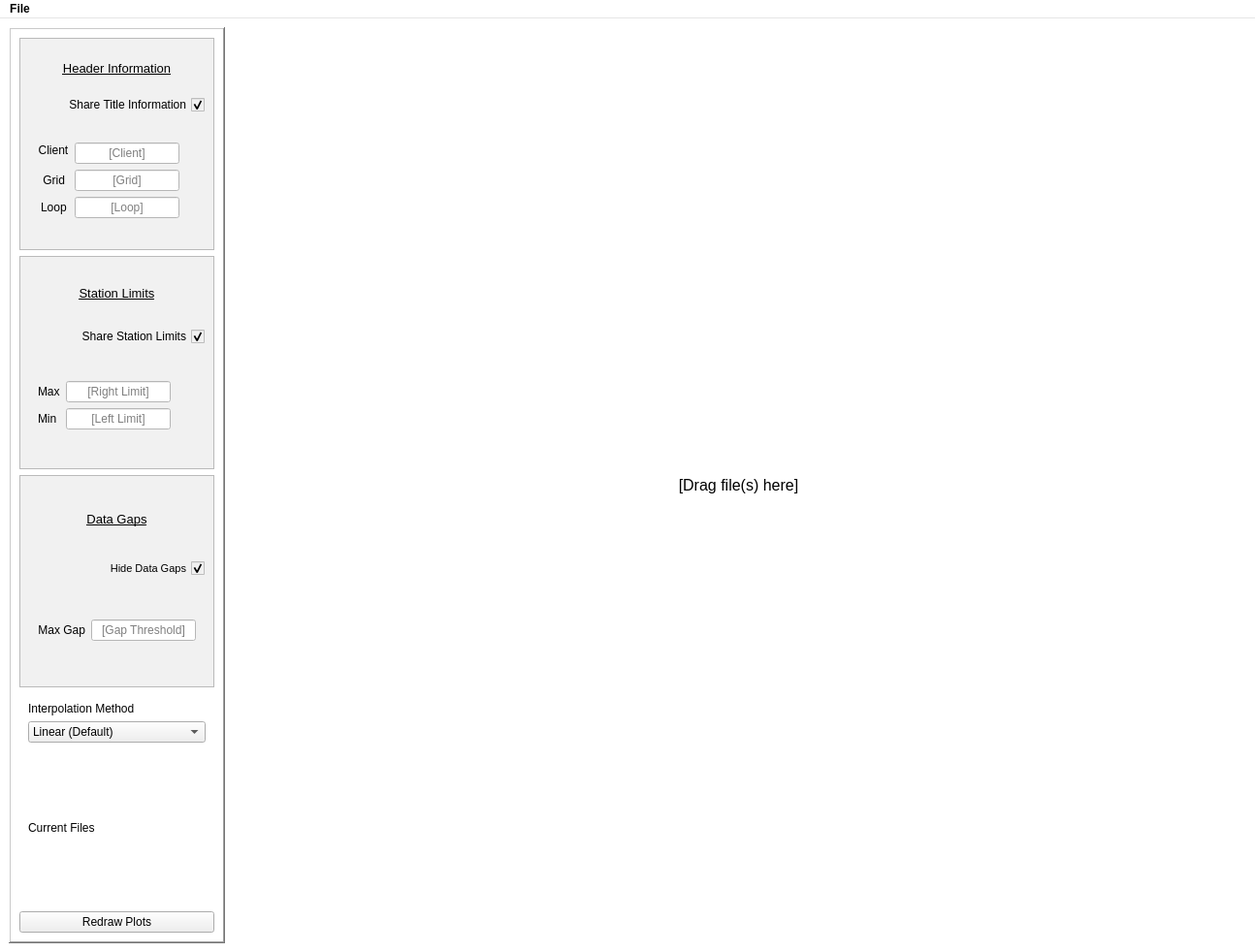
<?xml version="1.0" encoding="UTF-8"?>
<ui version="4.0">
 <class>MainWindow</class>
 <widget class="QMainWindow" name="MainWindow">
  <property name="enabled">
   <bool>true</bool>
  </property>
  <property name="geometry">
   <rect>
    <x>0</x>
    <y>0</y>
    <width>1294</width>
    <height>982</height>
   </rect>
  </property>
  <property name="sizePolicy">
   <sizepolicy hsizetype="MinimumExpanding" vsizetype="MinimumExpanding">
    <horstretch>0</horstretch>
    <verstretch>0</verstretch>
   </sizepolicy>
  </property>
  <property name="palette">
   <palette>
    <active>
     <colorrole role="WindowText">
      <brush brushstyle="SolidPattern">
       <color alpha="255">
        <red>0</red>
        <green>0</green>
        <blue>0</blue>
       </color>
      </brush>
     </colorrole>
     <colorrole role="Button">
      <brush brushstyle="SolidPattern">
       <color alpha="255">
        <red>255</red>
        <green>255</green>
        <blue>255</blue>
       </color>
      </brush>
     </colorrole>
     <colorrole role="Light">
      <brush brushstyle="SolidPattern">
       <color alpha="255">
        <red>255</red>
        <green>255</green>
        <blue>255</blue>
       </color>
      </brush>
     </colorrole>
     <colorrole role="Midlight">
      <brush brushstyle="SolidPattern">
       <color alpha="255">
        <red>255</red>
        <green>255</green>
        <blue>255</blue>
       </color>
      </brush>
     </colorrole>
     <colorrole role="Dark">
      <brush brushstyle="SolidPattern">
       <color alpha="255">
        <red>127</red>
        <green>127</green>
        <blue>127</blue>
       </color>
      </brush>
     </colorrole>
     <colorrole role="Mid">
      <brush brushstyle="SolidPattern">
       <color alpha="255">
        <red>170</red>
        <green>170</green>
        <blue>170</blue>
       </color>
      </brush>
     </colorrole>
     <colorrole role="Text">
      <brush brushstyle="SolidPattern">
       <color alpha="255">
        <red>0</red>
        <green>0</green>
        <blue>0</blue>
       </color>
      </brush>
     </colorrole>
     <colorrole role="BrightText">
      <brush brushstyle="SolidPattern">
       <color alpha="255">
        <red>255</red>
        <green>255</green>
        <blue>255</blue>
       </color>
      </brush>
     </colorrole>
     <colorrole role="ButtonText">
      <brush brushstyle="SolidPattern">
       <color alpha="255">
        <red>0</red>
        <green>0</green>
        <blue>0</blue>
       </color>
      </brush>
     </colorrole>
     <colorrole role="Base">
      <brush brushstyle="SolidPattern">
       <color alpha="255">
        <red>255</red>
        <green>255</green>
        <blue>255</blue>
       </color>
      </brush>
     </colorrole>
     <colorrole role="Window">
      <brush brushstyle="SolidPattern">
       <color alpha="255">
        <red>255</red>
        <green>255</green>
        <blue>255</blue>
       </color>
      </brush>
     </colorrole>
     <colorrole role="Shadow">
      <brush brushstyle="SolidPattern">
       <color alpha="255">
        <red>0</red>
        <green>0</green>
        <blue>0</blue>
       </color>
      </brush>
     </colorrole>
     <colorrole role="AlternateBase">
      <brush brushstyle="SolidPattern">
       <color alpha="255">
        <red>255</red>
        <green>255</green>
        <blue>255</blue>
       </color>
      </brush>
     </colorrole>
     <colorrole role="ToolTipBase">
      <brush brushstyle="SolidPattern">
       <color alpha="255">
        <red>255</red>
        <green>255</green>
        <blue>220</blue>
       </color>
      </brush>
     </colorrole>
     <colorrole role="ToolTipText">
      <brush brushstyle="SolidPattern">
       <color alpha="255">
        <red>0</red>
        <green>0</green>
        <blue>0</blue>
       </color>
      </brush>
     </colorrole>
     <colorrole role="PlaceholderText">
      <brush brushstyle="SolidPattern">
       <color alpha="128">
        <red>0</red>
        <green>0</green>
        <blue>0</blue>
       </color>
      </brush>
     </colorrole>
    </active>
    <inactive>
     <colorrole role="WindowText">
      <brush brushstyle="SolidPattern">
       <color alpha="255">
        <red>0</red>
        <green>0</green>
        <blue>0</blue>
       </color>
      </brush>
     </colorrole>
     <colorrole role="Button">
      <brush brushstyle="SolidPattern">
       <color alpha="255">
        <red>255</red>
        <green>255</green>
        <blue>255</blue>
       </color>
      </brush>
     </colorrole>
     <colorrole role="Light">
      <brush brushstyle="SolidPattern">
       <color alpha="255">
        <red>255</red>
        <green>255</green>
        <blue>255</blue>
       </color>
      </brush>
     </colorrole>
     <colorrole role="Midlight">
      <brush brushstyle="SolidPattern">
       <color alpha="255">
        <red>255</red>
        <green>255</green>
        <blue>255</blue>
       </color>
      </brush>
     </colorrole>
     <colorrole role="Dark">
      <brush brushstyle="SolidPattern">
       <color alpha="255">
        <red>127</red>
        <green>127</green>
        <blue>127</blue>
       </color>
      </brush>
     </colorrole>
     <colorrole role="Mid">
      <brush brushstyle="SolidPattern">
       <color alpha="255">
        <red>170</red>
        <green>170</green>
        <blue>170</blue>
       </color>
      </brush>
     </colorrole>
     <colorrole role="Text">
      <brush brushstyle="SolidPattern">
       <color alpha="255">
        <red>0</red>
        <green>0</green>
        <blue>0</blue>
       </color>
      </brush>
     </colorrole>
     <colorrole role="BrightText">
      <brush brushstyle="SolidPattern">
       <color alpha="255">
        <red>255</red>
        <green>255</green>
        <blue>255</blue>
       </color>
      </brush>
     </colorrole>
     <colorrole role="ButtonText">
      <brush brushstyle="SolidPattern">
       <color alpha="255">
        <red>0</red>
        <green>0</green>
        <blue>0</blue>
       </color>
      </brush>
     </colorrole>
     <colorrole role="Base">
      <brush brushstyle="SolidPattern">
       <color alpha="255">
        <red>255</red>
        <green>255</green>
        <blue>255</blue>
       </color>
      </brush>
     </colorrole>
     <colorrole role="Window">
      <brush brushstyle="SolidPattern">
       <color alpha="255">
        <red>255</red>
        <green>255</green>
        <blue>255</blue>
       </color>
      </brush>
     </colorrole>
     <colorrole role="Shadow">
      <brush brushstyle="SolidPattern">
       <color alpha="255">
        <red>0</red>
        <green>0</green>
        <blue>0</blue>
       </color>
      </brush>
     </colorrole>
     <colorrole role="AlternateBase">
      <brush brushstyle="SolidPattern">
       <color alpha="255">
        <red>255</red>
        <green>255</green>
        <blue>255</blue>
       </color>
      </brush>
     </colorrole>
     <colorrole role="ToolTipBase">
      <brush brushstyle="SolidPattern">
       <color alpha="255">
        <red>255</red>
        <green>255</green>
        <blue>220</blue>
       </color>
      </brush>
     </colorrole>
     <colorrole role="ToolTipText">
      <brush brushstyle="SolidPattern">
       <color alpha="255">
        <red>0</red>
        <green>0</green>
        <blue>0</blue>
       </color>
      </brush>
     </colorrole>
     <colorrole role="PlaceholderText">
      <brush brushstyle="SolidPattern">
       <color alpha="128">
        <red>0</red>
        <green>0</green>
        <blue>0</blue>
       </color>
      </brush>
     </colorrole>
    </inactive>
    <disabled>
     <colorrole role="WindowText">
      <brush brushstyle="SolidPattern">
       <color alpha="255">
        <red>127</red>
        <green>127</green>
        <blue>127</blue>
       </color>
      </brush>
     </colorrole>
     <colorrole role="Button">
      <brush brushstyle="SolidPattern">
       <color alpha="255">
        <red>255</red>
        <green>255</green>
        <blue>255</blue>
       </color>
      </brush>
     </colorrole>
     <colorrole role="Light">
      <brush brushstyle="SolidPattern">
       <color alpha="255">
        <red>255</red>
        <green>255</green>
        <blue>255</blue>
       </color>
      </brush>
     </colorrole>
     <colorrole role="Midlight">
      <brush brushstyle="SolidPattern">
       <color alpha="255">
        <red>255</red>
        <green>255</green>
        <blue>255</blue>
       </color>
      </brush>
     </colorrole>
     <colorrole role="Dark">
      <brush brushstyle="SolidPattern">
       <color alpha="255">
        <red>127</red>
        <green>127</green>
        <blue>127</blue>
       </color>
      </brush>
     </colorrole>
     <colorrole role="Mid">
      <brush brushstyle="SolidPattern">
       <color alpha="255">
        <red>170</red>
        <green>170</green>
        <blue>170</blue>
       </color>
      </brush>
     </colorrole>
     <colorrole role="Text">
      <brush brushstyle="SolidPattern">
       <color alpha="255">
        <red>127</red>
        <green>127</green>
        <blue>127</blue>
       </color>
      </brush>
     </colorrole>
     <colorrole role="BrightText">
      <brush brushstyle="SolidPattern">
       <color alpha="255">
        <red>255</red>
        <green>255</green>
        <blue>255</blue>
       </color>
      </brush>
     </colorrole>
     <colorrole role="ButtonText">
      <brush brushstyle="SolidPattern">
       <color alpha="255">
        <red>127</red>
        <green>127</green>
        <blue>127</blue>
       </color>
      </brush>
     </colorrole>
     <colorrole role="Base">
      <brush brushstyle="SolidPattern">
       <color alpha="255">
        <red>255</red>
        <green>255</green>
        <blue>255</blue>
       </color>
      </brush>
     </colorrole>
     <colorrole role="Window">
      <brush brushstyle="SolidPattern">
       <color alpha="255">
        <red>255</red>
        <green>255</green>
        <blue>255</blue>
       </color>
      </brush>
     </colorrole>
     <colorrole role="Shadow">
      <brush brushstyle="SolidPattern">
       <color alpha="255">
        <red>0</red>
        <green>0</green>
        <blue>0</blue>
       </color>
      </brush>
     </colorrole>
     <colorrole role="AlternateBase">
      <brush brushstyle="SolidPattern">
       <color alpha="255">
        <red>255</red>
        <green>255</green>
        <blue>255</blue>
       </color>
      </brush>
     </colorrole>
     <colorrole role="ToolTipBase">
      <brush brushstyle="SolidPattern">
       <color alpha="255">
        <red>255</red>
        <green>255</green>
        <blue>220</blue>
       </color>
      </brush>
     </colorrole>
     <colorrole role="ToolTipText">
      <brush brushstyle="SolidPattern">
       <color alpha="255">
        <red>0</red>
        <green>0</green>
        <blue>0</blue>
       </color>
      </brush>
     </colorrole>
     <colorrole role="PlaceholderText">
      <brush brushstyle="SolidPattern">
       <color alpha="128">
        <red>0</red>
        <green>0</green>
        <blue>0</blue>
       </color>
      </brush>
     </colorrole>
    </disabled>
   </palette>
  </property>
  <property name="font">
   <font>
    <weight>75</weight>
    <bold>true</bold>
   </font>
  </property>
  <property name="windowTitle">
   <string>Crone Plots</string>
  </property>
  <widget class="QWidget" name="central_widget">
   <property name="sizePolicy">
    <sizepolicy hsizetype="Expanding" vsizetype="Expanding">
     <horstretch>0</horstretch>
     <verstretch>0</verstretch>
    </sizepolicy>
   </property>
   <property name="autoFillBackground">
    <bool>false</bool>
   </property>
   <property name="styleSheet">
    <string notr="true"/>
   </property>
   <layout class="QHBoxLayout" name="horizontalLayout">
    <item>
     <widget class="QFrame" name="verticalFrame">
      <property name="sizePolicy">
       <sizepolicy hsizetype="Fixed" vsizetype="Preferred">
        <horstretch>0</horstretch>
        <verstretch>0</verstretch>
       </sizepolicy>
      </property>
      <property name="styleSheet">
       <string notr="true">alternate-background-color: rgb(0, 0, 0);</string>
      </property>
      <property name="frameShape">
       <enum>QFrame::WinPanel</enum>
      </property>
      <property name="frameShadow">
       <enum>QFrame::Raised</enum>
      </property>
      <layout class="QVBoxLayout" name="verticalLayout_3">
       <item>
        <widget class="QFrame" name="frame_TitleInfo">
         <property name="sizePolicy">
          <sizepolicy hsizetype="Minimum" vsizetype="Minimum">
           <horstretch>0</horstretch>
           <verstretch>0</verstretch>
          </sizepolicy>
         </property>
         <property name="autoFillBackground">
          <bool>false</bool>
         </property>
         <property name="styleSheet">
          <string notr="true">background-color: rgb(241, 241, 241);</string>
         </property>
         <property name="frameShape">
          <enum>QFrame::StyledPanel</enum>
         </property>
         <layout class="QVBoxLayout" name="verticalLayout_2">
          <item>
           <widget class="QLabel" name="label_TitleInfo">
            <property name="sizePolicy">
             <sizepolicy hsizetype="Preferred" vsizetype="Fixed">
              <horstretch>0</horstretch>
              <verstretch>0</verstretch>
             </sizepolicy>
            </property>
            <property name="font">
             <font>
              <pointsize>10</pointsize>
              <underline>true</underline>
             </font>
            </property>
            <property name="text">
             <string>Header Information</string>
            </property>
            <property name="alignment">
             <set>Qt::AlignCenter</set>
            </property>
           </widget>
          </item>
          <item>
           <widget class="QCheckBox" name="shareTitleToggle">
            <property name="sizePolicy">
             <sizepolicy hsizetype="Preferred" vsizetype="Fixed">
              <horstretch>0</horstretch>
              <verstretch>0</verstretch>
             </sizepolicy>
            </property>
            <property name="layoutDirection">
             <enum>Qt::RightToLeft</enum>
            </property>
            <property name="text">
             <string>Share Title Information</string>
            </property>
            <property name="checked">
             <bool>true</bool>
            </property>
           </widget>
          </item>
          <item>
           <widget class="QFrame" name="formFrame">
            <property name="sizePolicy">
             <sizepolicy hsizetype="Fixed" vsizetype="Fixed">
              <horstretch>0</horstretch>
              <verstretch>0</verstretch>
             </sizepolicy>
            </property>
            <property name="minimumSize">
             <size>
              <width>0</width>
              <height>50</height>
             </size>
            </property>
            <layout class="QFormLayout" name="formLayout">
             <property name="sizeConstraint">
              <enum>QLayout::SetDefaultConstraint</enum>
             </property>
             <property name="fieldGrowthPolicy">
              <enum>QFormLayout::AllNonFixedFieldsGrow</enum>
             </property>
             <property name="labelAlignment">
              <set>Qt::AlignCenter</set>
             </property>
             <property name="formAlignment">
              <set>Qt::AlignHCenter|Qt::AlignTop</set>
             </property>
             <item row="1" column="1">
              <widget class="QLineEdit" name="clientEdit">
               <property name="sizePolicy">
                <sizepolicy hsizetype="Preferred" vsizetype="Fixed">
                 <horstretch>0</horstretch>
                 <verstretch>0</verstretch>
                </sizepolicy>
               </property>
               <property name="minimumSize">
                <size>
                 <width>0</width>
                 <height>20</height>
                </size>
               </property>
               <property name="font">
                <font>
                 <weight>50</weight>
                 <bold>false</bold>
                </font>
               </property>
               <property name="styleSheet">
                <string notr="true">background-color: rgb(255, 255, 255);</string>
               </property>
               <property name="frame">
                <bool>true</bool>
               </property>
               <property name="alignment">
                <set>Qt::AlignCenter</set>
               </property>
               <property name="placeholderText">
                <string>[Client]</string>
               </property>
              </widget>
             </item>
             <item row="1" column="0">
              <widget class="QLabel" name="clientLabel">
               <property name="sizePolicy">
                <sizepolicy hsizetype="Fixed" vsizetype="Fixed">
                 <horstretch>0</horstretch>
                 <verstretch>0</verstretch>
                </sizepolicy>
               </property>
               <property name="maximumSize">
                <size>
                 <width>16777215</width>
                 <height>15</height>
                </size>
               </property>
               <property name="layoutDirection">
                <enum>Qt::LeftToRight</enum>
               </property>
               <property name="text">
                <string>Client</string>
               </property>
               <property name="alignment">
                <set>Qt::AlignBottom|Qt::AlignHCenter</set>
               </property>
               <property name="wordWrap">
                <bool>false</bool>
               </property>
              </widget>
             </item>
             <item row="2" column="1">
              <widget class="QLineEdit" name="gridEdit">
               <property name="sizePolicy">
                <sizepolicy hsizetype="Preferred" vsizetype="Fixed">
                 <horstretch>0</horstretch>
                 <verstretch>0</verstretch>
                </sizepolicy>
               </property>
               <property name="minimumSize">
                <size>
                 <width>0</width>
                 <height>20</height>
                </size>
               </property>
               <property name="font">
                <font>
                 <weight>50</weight>
                 <bold>false</bold>
                </font>
               </property>
               <property name="styleSheet">
                <string notr="true">background-color: rgb(255, 255, 255);</string>
               </property>
               <property name="frame">
                <bool>true</bool>
               </property>
               <property name="alignment">
                <set>Qt::AlignCenter</set>
               </property>
               <property name="placeholderText">
                <string>[Grid]</string>
               </property>
              </widget>
             </item>
             <item row="3" column="1">
              <widget class="QLineEdit" name="loopEdit">
               <property name="sizePolicy">
                <sizepolicy hsizetype="Preferred" vsizetype="Fixed">
                 <horstretch>0</horstretch>
                 <verstretch>0</verstretch>
                </sizepolicy>
               </property>
               <property name="minimumSize">
                <size>
                 <width>0</width>
                 <height>20</height>
                </size>
               </property>
               <property name="font">
                <font>
                 <weight>50</weight>
                 <bold>false</bold>
                </font>
               </property>
               <property name="styleSheet">
                <string notr="true">background-color: rgb(255, 255, 255);</string>
               </property>
               <property name="frame">
                <bool>true</bool>
               </property>
               <property name="alignment">
                <set>Qt::AlignCenter</set>
               </property>
               <property name="placeholderText">
                <string>[Loop]</string>
               </property>
              </widget>
             </item>
             <item row="2" column="0">
              <widget class="QLabel" name="gridLabel">
               <property name="layoutDirection">
                <enum>Qt::LeftToRight</enum>
               </property>
               <property name="text">
                <string>Grid</string>
               </property>
               <property name="alignment">
                <set>Qt::AlignRight|Qt::AlignTrailing|Qt::AlignVCenter</set>
               </property>
              </widget>
             </item>
             <item row="3" column="0">
              <widget class="QLabel" name="loopLabel">
               <property name="text">
                <string>Loop</string>
               </property>
              </widget>
             </item>
            </layout>
           </widget>
          </item>
         </layout>
        </widget>
       </item>
       <item>
        <widget class="QFrame" name="frame_StationLimits">
         <property name="sizePolicy">
          <sizepolicy hsizetype="Minimum" vsizetype="Minimum">
           <horstretch>0</horstretch>
           <verstretch>0</verstretch>
          </sizepolicy>
         </property>
         <property name="styleSheet">
          <string notr="true">background-color: rgb(241, 241, 241);</string>
         </property>
         <property name="frameShape">
          <enum>QFrame::StyledPanel</enum>
         </property>
         <layout class="QVBoxLayout" name="boundsLayout">
          <item>
           <widget class="QLabel" name="stationLimitsLabel">
            <property name="sizePolicy">
             <sizepolicy hsizetype="Preferred" vsizetype="Fixed">
              <horstretch>0</horstretch>
              <verstretch>0</verstretch>
             </sizepolicy>
            </property>
            <property name="font">
             <font>
              <pointsize>10</pointsize>
              <underline>true</underline>
             </font>
            </property>
            <property name="text">
             <string>Station Limits</string>
            </property>
            <property name="alignment">
             <set>Qt::AlignCenter</set>
            </property>
           </widget>
          </item>
          <item>
           <widget class="QCheckBox" name="stnLimitToggle">
            <property name="layoutDirection">
             <enum>Qt::RightToLeft</enum>
            </property>
            <property name="text">
             <string>Share Station Limits</string>
            </property>
            <property name="checked">
             <bool>true</bool>
            </property>
           </widget>
          </item>
          <item>
           <widget class="QFrame" name="formFrame">
            <property name="sizePolicy">
             <sizepolicy hsizetype="Fixed" vsizetype="Fixed">
              <horstretch>0</horstretch>
              <verstretch>0</verstretch>
             </sizepolicy>
            </property>
            <layout class="QFormLayout" name="formLayout_2">
             <item row="0" column="1">
              <widget class="QLineEdit" name="lineRight">
               <property name="sizePolicy">
                <sizepolicy hsizetype="Preferred" vsizetype="Fixed">
                 <horstretch>0</horstretch>
                 <verstretch>0</verstretch>
                </sizepolicy>
               </property>
               <property name="font">
                <font>
                 <weight>50</weight>
                 <bold>false</bold>
                </font>
               </property>
               <property name="toolTip">
                <string>Plot right boundary</string>
               </property>
               <property name="layoutDirection">
                <enum>Qt::LeftToRight</enum>
               </property>
               <property name="styleSheet">
                <string notr="true">background-color: rgb(255, 255, 255);</string>
               </property>
               <property name="alignment">
                <set>Qt::AlignCenter</set>
               </property>
               <property name="placeholderText">
                <string>[Right Limit]</string>
               </property>
              </widget>
             </item>
             <item row="1" column="1">
              <widget class="QLineEdit" name="lineLeft">
               <property name="sizePolicy">
                <sizepolicy hsizetype="Preferred" vsizetype="Fixed">
                 <horstretch>0</horstretch>
                 <verstretch>0</verstretch>
                </sizepolicy>
               </property>
               <property name="font">
                <font>
                 <weight>50</weight>
                 <bold>false</bold>
                </font>
               </property>
               <property name="toolTip">
                <string>Plot left boundary</string>
               </property>
               <property name="styleSheet">
                <string notr="true">background-color: rgb(255, 255, 255);</string>
               </property>
               <property name="text">
                <string/>
               </property>
               <property name="alignment">
                <set>Qt::AlignCenter</set>
               </property>
               <property name="placeholderText">
                <string>[Left Limit]</string>
               </property>
              </widget>
             </item>
             <item row="0" column="0">
              <widget class="QLabel" name="label">
               <property name="text">
                <string>Max</string>
               </property>
              </widget>
             </item>
             <item row="1" column="0">
              <widget class="QLabel" name="label_2">
               <property name="text">
                <string>Min</string>
               </property>
              </widget>
             </item>
            </layout>
           </widget>
          </item>
         </layout>
        </widget>
       </item>
       <item>
        <widget class="QFrame" name="frame_DataGaps">
         <property name="sizePolicy">
          <sizepolicy hsizetype="Minimum" vsizetype="Minimum">
           <horstretch>0</horstretch>
           <verstretch>0</verstretch>
          </sizepolicy>
         </property>
         <property name="styleSheet">
          <string notr="true">background-color: rgb(241, 241, 241);</string>
         </property>
         <property name="frameShape">
          <enum>QFrame::StyledPanel</enum>
         </property>
         <layout class="QVBoxLayout" name="dataGapLayout">
          <item>
           <widget class="QLabel" name="dataGapsLabel">
            <property name="sizePolicy">
             <sizepolicy hsizetype="Preferred" vsizetype="Fixed">
              <horstretch>0</horstretch>
              <verstretch>0</verstretch>
             </sizepolicy>
            </property>
            <property name="font">
             <font>
              <pointsize>10</pointsize>
              <underline>true</underline>
             </font>
            </property>
            <property name="text">
             <string>Data Gaps</string>
            </property>
            <property name="alignment">
             <set>Qt::AlignCenter</set>
            </property>
           </widget>
          </item>
          <item>
           <widget class="QCheckBox" name="hideGapsToggle">
            <property name="enabled">
             <bool>true</bool>
            </property>
            <property name="sizePolicy">
             <sizepolicy hsizetype="Preferred" vsizetype="Fixed">
              <horstretch>0</horstretch>
              <verstretch>0</verstretch>
             </sizepolicy>
            </property>
            <property name="font">
             <font>
              <pointsize>8</pointsize>
             </font>
            </property>
            <property name="layoutDirection">
             <enum>Qt::RightToLeft</enum>
            </property>
            <property name="autoFillBackground">
             <bool>false</bool>
            </property>
            <property name="text">
             <string>Hide Data Gaps</string>
            </property>
            <property name="checked">
             <bool>true</bool>
            </property>
           </widget>
          </item>
          <item>
           <widget class="QFrame" name="formFrame">
            <property name="sizePolicy">
             <sizepolicy hsizetype="Fixed" vsizetype="Fixed">
              <horstretch>0</horstretch>
              <verstretch>0</verstretch>
             </sizepolicy>
            </property>
            <layout class="QFormLayout" name="formLayout_3">
             <item row="0" column="1">
              <widget class="QLineEdit" name="editGapThresh">
               <property name="sizePolicy">
                <sizepolicy hsizetype="Preferred" vsizetype="Fixed">
                 <horstretch>0</horstretch>
                 <verstretch>0</verstretch>
                </sizepolicy>
               </property>
               <property name="minimumSize">
                <size>
                 <width>0</width>
                 <height>20</height>
                </size>
               </property>
               <property name="font">
                <font>
                 <weight>50</weight>
                 <bold>false</bold>
                </font>
               </property>
               <property name="styleSheet">
                <string notr="true">background-color: rgb(255, 255, 255);</string>
               </property>
               <property name="alignment">
                <set>Qt::AlignCenter</set>
               </property>
               <property name="placeholderText">
                <string>[Gap Threshold]</string>
               </property>
               <property name="clearButtonEnabled">
                <bool>false</bool>
               </property>
              </widget>
             </item>
             <item row="0" column="0">
              <widget class="QLabel" name="label_3">
               <property name="text">
                <string>Max Gap</string>
               </property>
               <property name="alignment">
                <set>Qt::AlignRight|Qt::AlignTrailing|Qt::AlignVCenter</set>
               </property>
              </widget>
             </item>
            </layout>
           </widget>
          </item>
         </layout>
        </widget>
       </item>
       <item>
        <widget class="QFrame" name="verticalFrame_InterpMethod">
         <property name="sizePolicy">
          <sizepolicy hsizetype="Preferred" vsizetype="Preferred">
           <horstretch>0</horstretch>
           <verstretch>0</verstretch>
          </sizepolicy>
         </property>
         <layout class="QVBoxLayout" name="verticalLayout">
          <item>
           <widget class="QLabel" name="label_InterpMethod">
            <property name="sizePolicy">
             <sizepolicy hsizetype="Preferred" vsizetype="Fixed">
              <horstretch>0</horstretch>
              <verstretch>0</verstretch>
             </sizepolicy>
            </property>
            <property name="text">
             <string>Interpolation Method</string>
            </property>
           </widget>
          </item>
          <item>
           <widget class="QComboBox" name="comboBoxInterpMethod">
            <property name="sizePolicy">
             <sizepolicy hsizetype="Preferred" vsizetype="Fixed">
              <horstretch>0</horstretch>
              <verstretch>0</verstretch>
             </sizepolicy>
            </property>
            <property name="minimumSize">
             <size>
              <width>0</width>
              <height>20</height>
             </size>
            </property>
            <property name="frame">
             <bool>true</bool>
            </property>
            <item>
             <property name="text">
              <string>Linear (Default)</string>
             </property>
            </item>
            <item>
             <property name="text">
              <string>Cubic</string>
             </property>
            </item>
            <item>
             <property name="text">
              <string>Quadratic</string>
             </property>
            </item>
           </widget>
          </item>
          <item>
           <spacer name="verticalSpacer">
            <property name="orientation">
             <enum>Qt::Vertical</enum>
            </property>
            <property name="sizeType">
             <enum>QSizePolicy::Fixed</enum>
            </property>
            <property name="sizeHint" stdset="0">
             <size>
              <width>20</width>
              <height>10</height>
             </size>
            </property>
           </spacer>
          </item>
          <item>
           <widget class="QLabel" name="label_4">
            <property name="text">
             <string>Current Files</string>
            </property>
           </widget>
          </item>
          <item>
           <layout class="QVBoxLayout" name="list_widget_layout">
            <property name="sizeConstraint">
             <enum>QLayout::SetDefaultConstraint</enum>
            </property>
           </layout>
          </item>
         </layout>
        </widget>
       </item>
       <item>
        <widget class="QPushButton" name="btn_redraw">
         <property name="sizePolicy">
          <sizepolicy hsizetype="Minimum" vsizetype="Fixed">
           <horstretch>0</horstretch>
           <verstretch>0</verstretch>
          </sizepolicy>
         </property>
         <property name="minimumSize">
          <size>
           <width>82</width>
           <height>0</height>
          </size>
         </property>
         <property name="acceptDrops">
          <bool>false</bool>
         </property>
         <property name="autoFillBackground">
          <bool>false</bool>
         </property>
         <property name="text">
          <string>Redraw Plots</string>
         </property>
         <property name="checkable">
          <bool>false</bool>
         </property>
        </widget>
       </item>
      </layout>
     </widget>
    </item>
    <item>
     <widget class="QFrame" name="vertical_plot_frame">
      <property name="sizePolicy">
       <sizepolicy hsizetype="Expanding" vsizetype="Expanding">
        <horstretch>0</horstretch>
        <verstretch>0</verstretch>
       </sizepolicy>
      </property>
      <property name="styleSheet">
       <string notr="true"/>
      </property>
      <property name="frameShape">
       <enum>QFrame::NoFrame</enum>
      </property>
      <layout class="QVBoxLayout" name="plotLayout">
       <property name="sizeConstraint">
        <enum>QLayout::SetMinimumSize</enum>
       </property>
       <item>
        <widget class="QLabel" name="labeltest">
         <property name="enabled">
          <bool>true</bool>
         </property>
         <property name="sizePolicy">
          <sizepolicy hsizetype="Expanding" vsizetype="Expanding">
           <horstretch>0</horstretch>
           <verstretch>0</verstretch>
          </sizepolicy>
         </property>
         <property name="font">
          <font>
           <pointsize>12</pointsize>
           <weight>50</weight>
           <bold>false</bold>
          </font>
         </property>
         <property name="layoutDirection">
          <enum>Qt::LeftToRight</enum>
         </property>
         <property name="frameShape">
          <enum>QFrame::NoFrame</enum>
         </property>
         <property name="frameShadow">
          <enum>QFrame::Plain</enum>
         </property>
         <property name="text">
          <string>[Drag file(s) here]</string>
         </property>
         <property name="alignment">
          <set>Qt::AlignCenter</set>
         </property>
        </widget>
       </item>
      </layout>
     </widget>
    </item>
   </layout>
  </widget>
  <widget class="QMenuBar" name="menubar">
   <property name="geometry">
    <rect>
     <x>0</x>
     <y>0</y>
     <width>1294</width>
     <height>21</height>
    </rect>
   </property>
   <widget class="QMenu" name="menuCrone_Plots">
    <property name="title">
     <string>File</string>
    </property>
    <addaction name="action_open_file"/>
    <addaction name="separator"/>
    <addaction name="action_print"/>
    <addaction name="action_print_all"/>
   </widget>
   <addaction name="menuCrone_Plots"/>
  </widget>
  <action name="action_open_file">
   <property name="enabled">
    <bool>true</bool>
   </property>
   <property name="text">
    <string>Open...</string>
   </property>
  </action>
  <action name="action_print">
   <property name="text">
    <string>Save as PDF...</string>
   </property>
  </action>
  <action name="action_print_all">
   <property name="text">
    <string>Save All as PDF...</string>
   </property>
  </action>
 </widget>
 <resources/>
 <connections/>
</ui>
